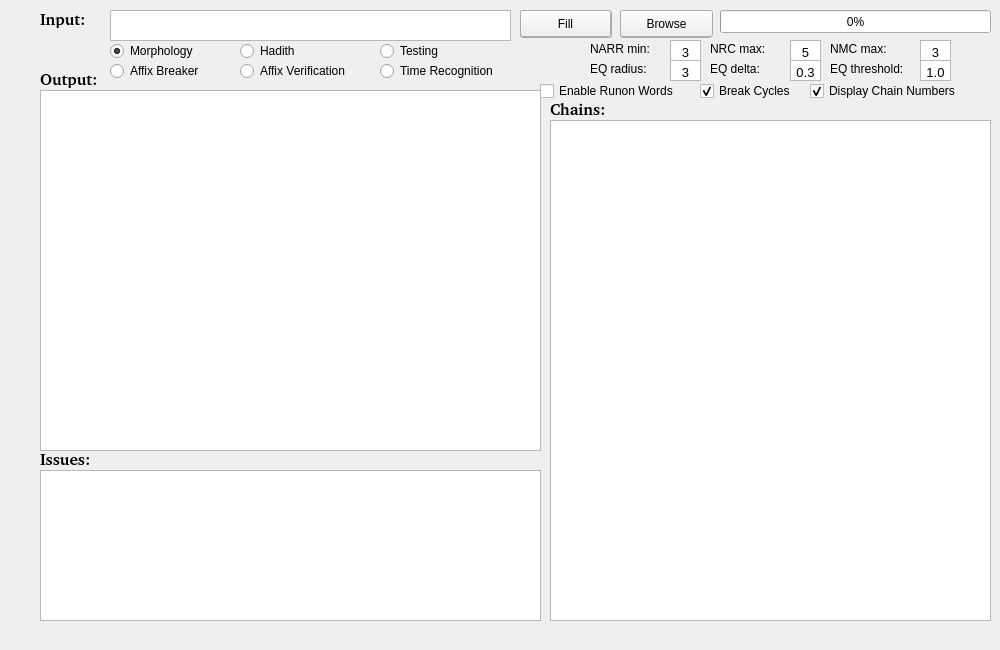
<?xml version="1.0" encoding="UTF-8"?>
<ui version="4.0">
 <class>MainWindow</class>
 <widget class="QMainWindow" name="MainWindow">
  <property name="geometry">
   <rect>
    <x>0</x>
    <y>0</y>
    <width>1000</width>
    <height>650</height>
   </rect>
  </property>
  <property name="windowTitle">
   <string>Sarf</string>
  </property>
  <widget class="QWidget" name="centralwidget">
   <widget class="QTextEdit" name="input">
    <property name="geometry">
     <rect>
      <x>110</x>
      <y>10</y>
      <width>401</width>
      <height>31</height>
     </rect>
    </property>
    <property name="layoutDirection">
     <enum>Qt::LeftToRight</enum>
    </property>
    <property name="locale">
     <locale language="Arabic" country="Lebanon"/>
    </property>
   </widget>
   <widget class="QTextBrowser" name="output">
    <property name="geometry">
     <rect>
      <x>40</x>
      <y>90</y>
      <width>501</width>
      <height>361</height>
     </rect>
    </property>
    <property name="minimumSize">
     <size>
      <width>150</width>
      <height>0</height>
     </size>
    </property>
    <property name="maximumSize">
     <size>
      <width>1151</width>
      <height>16777215</height>
     </size>
    </property>
    <property name="font">
     <font>
      <family>Titr</family>
      <weight>75</weight>
      <bold>true</bold>
     </font>
    </property>
    <property name="layoutDirection">
     <enum>Qt::LeftToRight</enum>
    </property>
    <property name="autoFillBackground">
     <bool>false</bool>
    </property>
    <property name="locale">
     <locale language="Arabic" country="Lebanon"/>
    </property>
   </widget>
   <widget class="QTextBrowser" name="errors">
    <property name="geometry">
     <rect>
      <x>40</x>
      <y>470</y>
      <width>501</width>
      <height>151</height>
     </rect>
    </property>
    <property name="layoutDirection">
     <enum>Qt::LeftToRight</enum>
    </property>
    <property name="locale">
     <locale language="Arabic" country="Lebanon"/>
    </property>
   </widget>
   <widget class="QLabel" name="label">
    <property name="geometry">
     <rect>
      <x>40</x>
      <y>10</y>
      <width>51</width>
      <height>18</height>
     </rect>
    </property>
    <property name="font">
     <font>
      <family>Bitstream Charter</family>
      <pointsize>12</pointsize>
      <weight>75</weight>
      <bold>true</bold>
     </font>
    </property>
    <property name="text">
     <string>Input:</string>
    </property>
   </widget>
   <widget class="QLabel" name="label_3">
    <property name="geometry">
     <rect>
      <x>40</x>
      <y>450</y>
      <width>59</width>
      <height>18</height>
     </rect>
    </property>
    <property name="font">
     <font>
      <family>Bitstream Charter</family>
      <pointsize>12</pointsize>
      <weight>75</weight>
      <bold>true</bold>
     </font>
    </property>
    <property name="text">
     <string>Issues:</string>
    </property>
   </widget>
   <widget class="QLabel" name="label_2">
    <property name="geometry">
     <rect>
      <x>40</x>
      <y>70</y>
      <width>59</width>
      <height>18</height>
     </rect>
    </property>
    <property name="font">
     <font>
      <family>Bitstream Charter</family>
      <pointsize>12</pointsize>
      <weight>75</weight>
      <bold>true</bold>
     </font>
    </property>
    <property name="text">
     <string>Output:</string>
    </property>
   </widget>
   <widget class="QPushButton" name="pushButton">
    <property name="geometry">
     <rect>
      <x>520</x>
      <y>10</y>
      <width>92</width>
      <height>28</height>
     </rect>
    </property>
    <property name="font">
     <font>
      <family>Bitstream Charter</family>
      <pointsize>12</pointsize>
      <weight>75</weight>
      <bold>true</bold>
     </font>
    </property>
    <property name="text">
     <string>GO!</string>
    </property>
   </widget>
   <widget class="QTextBrowser" name="hadith_display">
    <property name="geometry">
     <rect>
      <x>550</x>
      <y>120</y>
      <width>441</width>
      <height>501</height>
     </rect>
    </property>
   </widget>
   <widget class="QLabel" name="label_6">
    <property name="geometry">
     <rect>
      <x>550</x>
      <y>100</y>
      <width>61</width>
      <height>18</height>
     </rect>
    </property>
    <property name="font">
     <font>
      <family>Bitstream Charter</family>
      <pointsize>12</pointsize>
      <weight>75</weight>
      <bold>true</bold>
     </font>
    </property>
    <property name="text">
     <string>Chains:</string>
    </property>
   </widget>
   <widget class="QProgressBar" name="progressBar">
    <property name="geometry">
     <rect>
      <x>720</x>
      <y>10</y>
      <width>271</width>
      <height>23</height>
     </rect>
    </property>
    <property name="value">
     <number>0</number>
    </property>
   </widget>
   <widget class="QPushButton" name="exit">
    <property name="geometry">
     <rect>
      <x>620</x>
      <y>10</y>
      <width>92</width>
      <height>28</height>
     </rect>
    </property>
    <property name="text">
     <string>exit</string>
    </property>
   </widget>
   <widget class="QPushButton" name="fill">
    <property name="geometry">
     <rect>
      <x>520</x>
      <y>10</y>
      <width>91</width>
      <height>27</height>
     </rect>
    </property>
    <property name="text">
     <string>Fill</string>
    </property>
   </widget>
   <widget class="QPushButton" name="cmd_browse">
    <property name="geometry">
     <rect>
      <x>620</x>
      <y>10</y>
      <width>93</width>
      <height>27</height>
     </rect>
    </property>
    <property name="text">
     <string>Browse</string>
    </property>
   </widget>
   <widget class="QTextEdit" name="NMC">
    <property name="geometry">
     <rect>
      <x>920</x>
      <y>40</y>
      <width>31</width>
      <height>21</height>
     </rect>
    </property>
    <property name="verticalScrollBarPolicy">
     <enum>Qt::ScrollBarAlwaysOff</enum>
    </property>
    <property name="horizontalScrollBarPolicy">
     <enum>Qt::ScrollBarAlwaysOff</enum>
    </property>
    <property name="html">
     <string>&lt;!DOCTYPE HTML PUBLIC &quot;-//W3C//DTD HTML 4.0//EN&quot; &quot;http://www.w3.org/TR/REC-html40/strict.dtd&quot;&gt;
&lt;html&gt;&lt;head&gt;&lt;meta name=&quot;qrichtext&quot; content=&quot;1&quot; /&gt;&lt;style type=&quot;text/css&quot;&gt;
p, li { white-space: pre-wrap; }
&lt;/style&gt;&lt;/head&gt;&lt;body style=&quot; font-family:'Sans'; font-size:10pt; font-weight:400; font-style:normal;&quot;&gt;
&lt;p align=&quot;center&quot; style=&quot; margin-top:0px; margin-bottom:0px; margin-left:0px; margin-right:0px; -qt-block-indent:0; text-indent:0px;&quot;&gt;3&lt;/p&gt;&lt;/body&gt;&lt;/html&gt;</string>
    </property>
   </widget>
   <widget class="QTextEdit" name="NRC">
    <property name="geometry">
     <rect>
      <x>790</x>
      <y>40</y>
      <width>31</width>
      <height>21</height>
     </rect>
    </property>
    <property name="verticalScrollBarPolicy">
     <enum>Qt::ScrollBarAlwaysOff</enum>
    </property>
    <property name="horizontalScrollBarPolicy">
     <enum>Qt::ScrollBarAlwaysOff</enum>
    </property>
    <property name="html">
     <string>&lt;!DOCTYPE HTML PUBLIC &quot;-//W3C//DTD HTML 4.0//EN&quot; &quot;http://www.w3.org/TR/REC-html40/strict.dtd&quot;&gt;
&lt;html&gt;&lt;head&gt;&lt;meta name=&quot;qrichtext&quot; content=&quot;1&quot; /&gt;&lt;style type=&quot;text/css&quot;&gt;
p, li { white-space: pre-wrap; }
&lt;/style&gt;&lt;/head&gt;&lt;body style=&quot; font-family:'Sans'; font-size:10pt; font-weight:400; font-style:normal;&quot;&gt;
&lt;p align=&quot;center&quot; style=&quot; margin-top:0px; margin-bottom:0px; margin-left:0px; margin-right:0px; -qt-block-indent:0; text-indent:0px;&quot;&gt;5&lt;/p&gt;&lt;/body&gt;&lt;/html&gt;</string>
    </property>
   </widget>
   <widget class="QTextEdit" name="NARRATOR">
    <property name="geometry">
     <rect>
      <x>670</x>
      <y>40</y>
      <width>31</width>
      <height>21</height>
     </rect>
    </property>
    <property name="frameShape">
     <enum>QFrame::StyledPanel</enum>
    </property>
    <property name="verticalScrollBarPolicy">
     <enum>Qt::ScrollBarAlwaysOff</enum>
    </property>
    <property name="horizontalScrollBarPolicy">
     <enum>Qt::ScrollBarAlwaysOff</enum>
    </property>
    <property name="html">
     <string>&lt;!DOCTYPE HTML PUBLIC &quot;-//W3C//DTD HTML 4.0//EN&quot; &quot;http://www.w3.org/TR/REC-html40/strict.dtd&quot;&gt;
&lt;html&gt;&lt;head&gt;&lt;meta name=&quot;qrichtext&quot; content=&quot;1&quot; /&gt;&lt;style type=&quot;text/css&quot;&gt;
p, li { white-space: pre-wrap; }
&lt;/style&gt;&lt;/head&gt;&lt;body style=&quot; font-family:'Sans'; font-size:10pt; font-weight:400; font-style:normal;&quot;&gt;
&lt;p align=&quot;center&quot; style=&quot; margin-top:0px; margin-bottom:0px; margin-left:0px; margin-right:0px; -qt-block-indent:0; text-indent:0px;&quot;&gt;3&lt;/p&gt;&lt;/body&gt;&lt;/html&gt;</string>
    </property>
   </widget>
   <widget class="QLabel" name="label_4">
    <property name="geometry">
     <rect>
      <x>590</x>
      <y>40</y>
      <width>71</width>
      <height>17</height>
     </rect>
    </property>
    <property name="text">
     <string>NARR min:</string>
    </property>
   </widget>
   <widget class="QLabel" name="label_5">
    <property name="geometry">
     <rect>
      <x>710</x>
      <y>40</y>
      <width>71</width>
      <height>17</height>
     </rect>
    </property>
    <property name="text">
     <string>NRC max:</string>
    </property>
   </widget>
   <widget class="QLabel" name="label_7">
    <property name="geometry">
     <rect>
      <x>830</x>
      <y>40</y>
      <width>71</width>
      <height>17</height>
     </rect>
    </property>
    <property name="text">
     <string>NMC max:</string>
    </property>
   </widget>
   <widget class="QLabel" name="label_8">
    <property name="geometry">
     <rect>
      <x>590</x>
      <y>60</y>
      <width>71</width>
      <height>17</height>
     </rect>
    </property>
    <property name="text">
     <string>EQ radius:</string>
    </property>
   </widget>
   <widget class="QTextEdit" name="EQ_delta">
    <property name="geometry">
     <rect>
      <x>790</x>
      <y>60</y>
      <width>31</width>
      <height>21</height>
     </rect>
    </property>
    <property name="verticalScrollBarPolicy">
     <enum>Qt::ScrollBarAlwaysOff</enum>
    </property>
    <property name="horizontalScrollBarPolicy">
     <enum>Qt::ScrollBarAlwaysOff</enum>
    </property>
    <property name="html">
     <string>&lt;!DOCTYPE HTML PUBLIC &quot;-//W3C//DTD HTML 4.0//EN&quot; &quot;http://www.w3.org/TR/REC-html40/strict.dtd&quot;&gt;
&lt;html&gt;&lt;head&gt;&lt;meta name=&quot;qrichtext&quot; content=&quot;1&quot; /&gt;&lt;style type=&quot;text/css&quot;&gt;
p, li { white-space: pre-wrap; }
&lt;/style&gt;&lt;/head&gt;&lt;body style=&quot; font-family:'Sans'; font-size:10pt; font-weight:400; font-style:normal;&quot;&gt;
&lt;p align=&quot;center&quot; style=&quot; margin-top:0px; margin-bottom:0px; margin-left:0px; margin-right:0px; -qt-block-indent:0; text-indent:0px;&quot;&gt;0.3&lt;/p&gt;&lt;/body&gt;&lt;/html&gt;</string>
    </property>
   </widget>
   <widget class="QLabel" name="label_9">
    <property name="geometry">
     <rect>
      <x>830</x>
      <y>60</y>
      <width>91</width>
      <height>17</height>
     </rect>
    </property>
    <property name="text">
     <string>EQ threshold:</string>
    </property>
   </widget>
   <widget class="QTextEdit" name="EQ_radius">
    <property name="geometry">
     <rect>
      <x>670</x>
      <y>60</y>
      <width>31</width>
      <height>21</height>
     </rect>
    </property>
    <property name="frameShape">
     <enum>QFrame::StyledPanel</enum>
    </property>
    <property name="verticalScrollBarPolicy">
     <enum>Qt::ScrollBarAlwaysOff</enum>
    </property>
    <property name="horizontalScrollBarPolicy">
     <enum>Qt::ScrollBarAlwaysOff</enum>
    </property>
    <property name="html">
     <string>&lt;!DOCTYPE HTML PUBLIC &quot;-//W3C//DTD HTML 4.0//EN&quot; &quot;http://www.w3.org/TR/REC-html40/strict.dtd&quot;&gt;
&lt;html&gt;&lt;head&gt;&lt;meta name=&quot;qrichtext&quot; content=&quot;1&quot; /&gt;&lt;style type=&quot;text/css&quot;&gt;
p, li { white-space: pre-wrap; }
&lt;/style&gt;&lt;/head&gt;&lt;body style=&quot; font-family:'Sans'; font-size:10pt; font-weight:400; font-style:normal;&quot;&gt;
&lt;p align=&quot;center&quot; style=&quot; margin-top:0px; margin-bottom:0px; margin-left:0px; margin-right:0px; -qt-block-indent:0; text-indent:0px;&quot;&gt;3&lt;/p&gt;&lt;/body&gt;&lt;/html&gt;</string>
    </property>
   </widget>
   <widget class="QTextEdit" name="EQ_threshold">
    <property name="geometry">
     <rect>
      <x>920</x>
      <y>60</y>
      <width>31</width>
      <height>21</height>
     </rect>
    </property>
    <property name="verticalScrollBarPolicy">
     <enum>Qt::ScrollBarAlwaysOff</enum>
    </property>
    <property name="horizontalScrollBarPolicy">
     <enum>Qt::ScrollBarAlwaysOff</enum>
    </property>
    <property name="html">
     <string>&lt;!DOCTYPE HTML PUBLIC &quot;-//W3C//DTD HTML 4.0//EN&quot; &quot;http://www.w3.org/TR/REC-html40/strict.dtd&quot;&gt;
&lt;html&gt;&lt;head&gt;&lt;meta name=&quot;qrichtext&quot; content=&quot;1&quot; /&gt;&lt;style type=&quot;text/css&quot;&gt;
p, li { white-space: pre-wrap; }
&lt;/style&gt;&lt;/head&gt;&lt;body style=&quot; font-family:'Sans'; font-size:10pt; font-weight:400; font-style:normal;&quot;&gt;
&lt;p align=&quot;center&quot; style=&quot; margin-top:0px; margin-bottom:0px; margin-left:0px; margin-right:0px; -qt-block-indent:0; text-indent:0px;&quot;&gt;1.0&lt;/p&gt;&lt;/body&gt;&lt;/html&gt;</string>
    </property>
   </widget>
   <widget class="QLabel" name="label_10">
    <property name="geometry">
     <rect>
      <x>710</x>
      <y>60</y>
      <width>71</width>
      <height>17</height>
     </rect>
    </property>
    <property name="text">
     <string>EQ delta:</string>
    </property>
   </widget>
   <widget class="QRadioButton" name="chk_hadith">
    <property name="geometry">
     <rect>
      <x>240</x>
      <y>40</y>
      <width>71</width>
      <height>22</height>
     </rect>
    </property>
    <property name="text">
     <string>Hadith</string>
    </property>
   </widget>
   <widget class="QRadioButton" name="chk_morphology">
    <property name="geometry">
     <rect>
      <x>110</x>
      <y>40</y>
      <width>111</width>
      <height>22</height>
     </rect>
    </property>
    <property name="text">
     <string>Morphology</string>
    </property>
    <property name="checked">
     <bool>true</bool>
    </property>
   </widget>
   <widget class="QRadioButton" name="chk_testing">
    <property name="geometry">
     <rect>
      <x>380</x>
      <y>40</y>
      <width>71</width>
      <height>22</height>
     </rect>
    </property>
    <property name="text">
     <string>Testing</string>
    </property>
   </widget>
   <widget class="QCheckBox" name="chk_chainNum">
    <property name="geometry">
     <rect>
      <x>810</x>
      <y>80</y>
      <width>181</width>
      <height>22</height>
     </rect>
    </property>
    <property name="text">
     <string>Display Chain Numbers</string>
    </property>
    <property name="checked">
     <bool>true</bool>
    </property>
   </widget>
   <widget class="QCheckBox" name="chk_breakCycles">
    <property name="geometry">
     <rect>
      <x>700</x>
      <y>80</y>
      <width>111</width>
      <height>22</height>
     </rect>
    </property>
    <property name="text">
     <string>Break Cycles</string>
    </property>
    <property name="checked">
     <bool>true</bool>
    </property>
   </widget>
   <widget class="QCheckBox" name="chk_runon">
    <property name="geometry">
     <rect>
      <x>540</x>
      <y>80</y>
      <width>161</width>
      <height>22</height>
     </rect>
    </property>
    <property name="text">
     <string>Enable Runon Words</string>
    </property>
    <property name="checked">
     <bool>false</bool>
    </property>
   </widget>
   <widget class="QRadioButton" name="chk_verification">
    <property name="geometry">
     <rect>
      <x>240</x>
      <y>60</y>
      <width>131</width>
      <height>22</height>
     </rect>
    </property>
    <property name="text">
     <string>Affix Verification</string>
    </property>
   </widget>
   <widget class="QRadioButton" name="chk_AffixBreaker">
    <property name="geometry">
     <rect>
      <x>110</x>
      <y>60</y>
      <width>121</width>
      <height>22</height>
     </rect>
    </property>
    <property name="text">
     <string>Affix Breaker</string>
    </property>
    <property name="checked">
     <bool>false</bool>
    </property>
   </widget>
   <widget class="QRadioButton" name="chk_time">
    <property name="geometry">
     <rect>
      <x>380</x>
      <y>60</y>
      <width>141</width>
      <height>22</height>
     </rect>
    </property>
    <property name="text">
     <string>Time Recognition</string>
    </property>
   </widget>
  </widget>
 </widget>
 <resources/>
 <connections/>
</ui>
